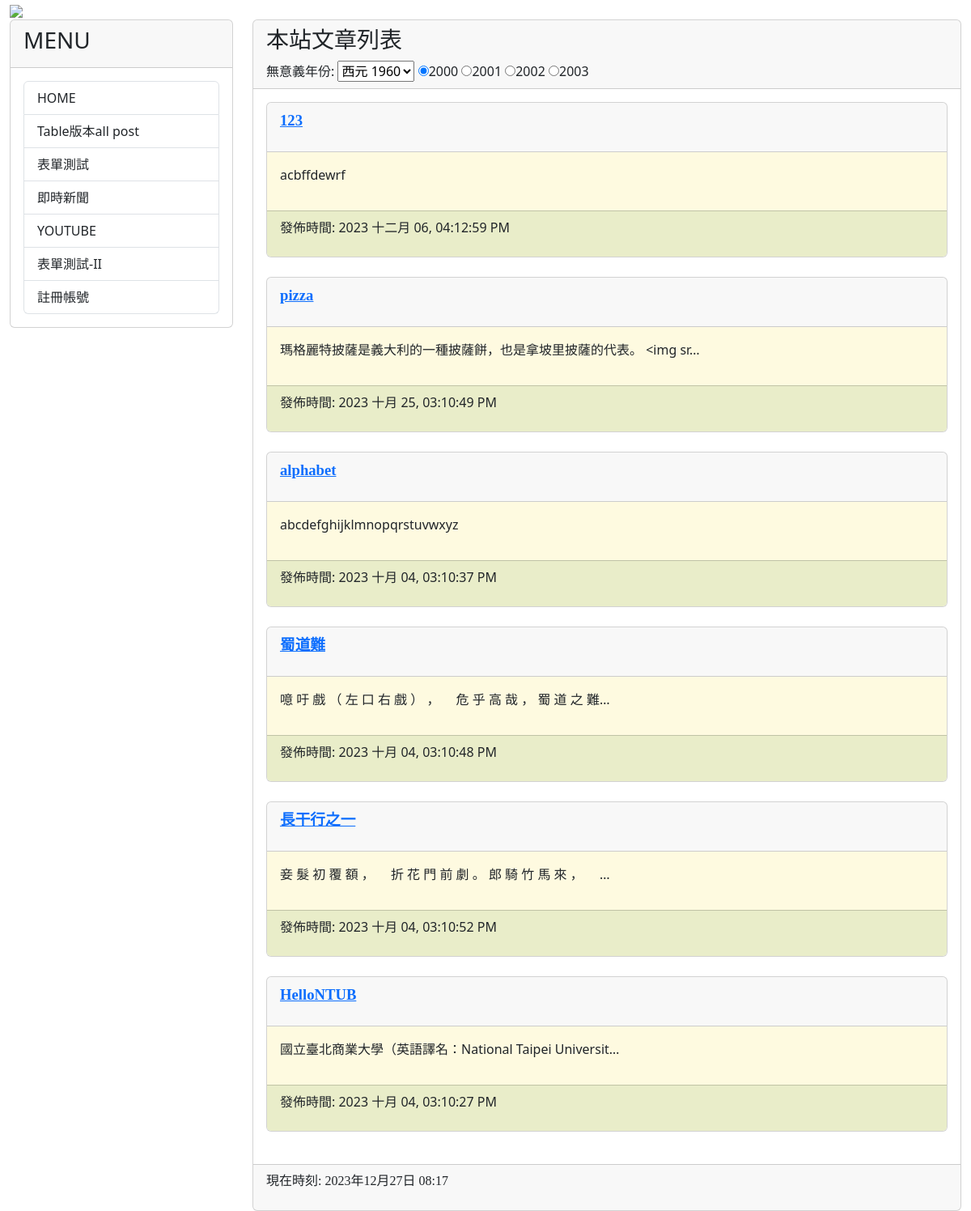
The page / on the database its author committed.
### mysite/models.py (models this page shows, shortened)
class Post(models.Model):
    title=models.CharField(max_length=200) #標題
    slug=models.CharField(max_length=200) #網址
    body=models.TextField() #內容
    category=models.TextField(null=True) #分類
    pub_date=models.DateTimeField(auto_now_add=True)
    class Meta:
        ordering=('-pub_date', ) #-反向排序

### mysite/views.py (the view)
# urls.py: path('', mv.homepage, name="homepage"),
def homepage(request):
    posts = Post.objects.all()
    now = datetime.now()
    hour = now.timetuple().tm_hour
    years=range(1960,2024) #1960到2023
    return render(request, 'index.html', locals())

### mysite/templates/index.html (shortened to what this page needs)
{% extends "base2.html" %}
{% block headmessage %}
<h3 style='font-family:標楷體;'>本站文章列表</h3>
<label for="byear">無意義年份:</label>
<select name="byear">
    {% for year in years %}
    <option value="{{year}}">西元 {{year}}</option>
    {% endfor %}
</select>
<input type='radio' name='ryear' checked>2000</input>
<input type='radio' name='ryear'>2001</input>
<input type='radio' name='ryear'>2002</input>
<input type='radio' name='ryear'>2003</input>
{% endblock headmessage %}
{% block content %}
{% for post in posts %}
<div class='card'>
    <div class='card-header'>
        <p style='font-family:微軟正黑體;font-size:14pt;font-weight:bold;'>
            <a href='/post/{{post.slug}}'>{{ post.title }}</a>
        </p>
    </div>
    <div class="card-body" style="background-color:#fefae0">
        <p>
            {{ post.body | truncatechars:40 }}
        </p>
    </div>
    <div class="card-footer" style="background-color:#e9edc9">
        <p>
            發佈時間: {{ post.pub_date | date:"Y M d, h:m:s A" }}
        </p>
    </div>
</div>
<br>
{% endfor %}
{% endblock content%}

### rows shown on the page
Post: title "123", body "acbffdewrf", pub_date "2023 十二月 06, 04:12:59 PM"
Post: title "pizza", body "瑪格麗特披薩是義大利的一種披薩餅，也是拿坡里披薩的代表。 <img sr…", pub_date "2023 十月 25, 03:10:49 PM"
Post: title "alphabet", body "abcdefghijklmnopqrstuvwxyz", pub_date "2023 十月 04, 03:10:37 PM"
Post: title "蜀道難", body "噫 吁 戲 （ 左 口 右 戲 ） ， 危 乎 高 哉 ， 蜀 道 之 難…", pub_date "2023 十月 04, 03:10:48 PM"
Post: title "長干行之一", body "妾 髮 初 覆 額 ， 折 花 門 前 劇 。 郎 騎 竹 馬 來 ， …", pub_date "2023 十月 04, 03:10:52 PM"
Post: title "HelloNTUB", body "國立臺北商業大學（英語譯名：National Taipei Universit…", pub_date "2023 十月 04, 03:10:27 PM"
